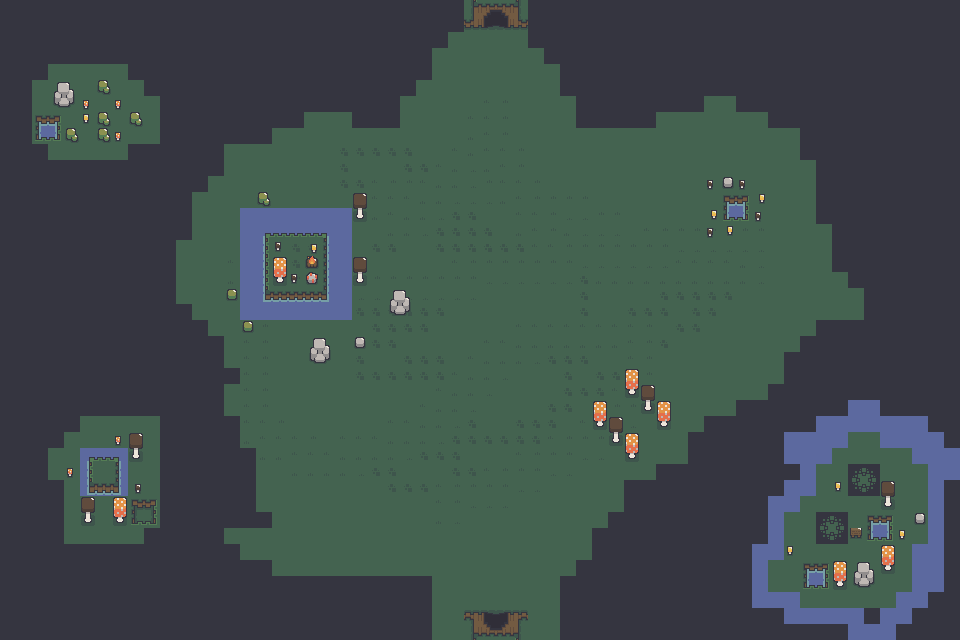

The image is a tile-based game level rendered from a .tmx file. Its description and source (layers, tilesets, objects; grid data summarised) follow:
An orthogonal 60x40 tile map with 16x16 px tiles, 3 tile layers (Background, FirstLayer, SecondLayer), 2 tilesets and 84 objects.

<map version="1.10" tiledversion="git" orientation="orthogonal" renderorder="right-down" width="60" height="40" tilewidth="16" tileheight="16" infinite="0" nextlayerid="6" nextobjectid="117">
 <tileset firstgid="1" source="SwampRessource.tsx" />
 <tileset firstgid="121" source="SwampPng.tsx" />
 <layer id="1" name="Background" width="60" height="40">
  <data>[2400 cells, 2400 non-empty, 1 distinct tile ids]</data>
 </layer>
 <layer id="2" name="FirstLayer" width="60" height="40">
  <data>[2400 cells, 1252 non-empty, 29 distinct tile ids]</data>
 </layer>
 <layer id="3" name="SecondLayer" width="60" height="40">
  <data>[2400 cells, 160 non-empty, 47 distinct tile ids]</data>
 </layer>
 <objectgroup id="5" name="Door">
  <object id="60" x="483.667" y="10" width="25" height="19.6667">
   <properties>
    <property name="door" type="bool" value="true" />
   </properties>
  </object>
 </objectgroup>
 <objectgroup id="4" name="Collision">
  <properties>
   <property name="blocked" type="bool" value="true" />
  </properties>
  <object id="2" x="529" y="1" width="15" height="47">
   <properties>
    <property name="blocked" type="bool" value="true" />
   </properties>
  </object>
  <object id="3" x="544.5" y="48.5" width="16.5" height="15">
   <properties>
    <property name="blocked" type="bool" value="true" />
   </properties>
  </object>
  <object id="4" x="561.5" y="64.5" width="13.5" height="30.5">
   <properties>
    <property name="blocked" type="bool" value="true" />
   </properties>
  </object>
  <object id="5" x="577" y="112.5" width="79" height="14.5">
   <properties>
    <property name="blocked" type="bool" value="true" />
   </properties>
  </object>
  <object id="6" x="577" y="96" width="16.5" height="15">
   <properties>
    <property name="blocked" type="bool" value="true" />
   </properties>
  </object>
  <object id="7" x="656" y="95.5" width="47.5" height="17">
   <properties>
    <property name="blocked" type="bool" value="true" />
   </properties>
  </object>
  <object id="8" x="704.5" y="79" width="31.5" height="17">
   <properties>
    <property name="blocked" type="bool" value="true" />
   </properties>
  </object>
  <object id="9" x="736" y="95" width="31.5" height="16.5">
   <properties>
    <property name="blocked" type="bool" value="true" />
   </properties>
  </object>
  <object id="10" x="769.5" y="112" width="31" height="16">
   <properties>
    <property name="blocked" type="bool" value="true" />
   </properties>
  </object>
  <object id="11" x="801" y="129" width="16" height="31">
   <properties>
    <property name="blocked" type="bool" value="true" />
   </properties>
  </object>
  <object id="12" x="817.5" y="161" width="13.5" height="63.5">
   <properties>
    <property name="blocked" type="bool" value="true" />
   </properties>
  </object>
  <object id="13" x="833" y="224.5" width="15" height="47.5">
   <properties>
    <property name="blocked" type="bool" value="true" />
   </properties>
  </object>
  <object id="14" x="848" y="271.5" width="16" height="16">
   <properties>
    <property name="blocked" type="bool" value="true" />
   </properties>
  </object>
  <object id="15" x="865" y="288.5" width="14" height="30.5" />
  <object id="16" x="817" y="320.5" width="47" height="15.5">
   <properties>
    <property name="blocked" type="bool" value="true" />
   </properties>
  </object>
  <object id="17" x="800.5" y="336" width="16.5" height="17">
   <properties>
    <property name="blocked" type="bool" value="true" />
   </properties>
  </object>
  <object id="18" x="783.5" y="352" width="18" height="32">
   <properties>
    <property name="blocked" type="bool" value="true" />
   </properties>
  </object>
  <object id="19" x="768.5" y="384.5" width="15.5" height="16">
   <properties>
    <property name="blocked" type="bool" value="true" />
   </properties>
  </object>
  <object id="20" x="737" y="400.5" width="48" height="15.5">
   <properties>
    <property name="blocked" type="bool" value="true" />
   </properties>
  </object>
  <object id="21" x="704.5" y="417" width="33" height="14">
   <properties>
    <property name="blocked" type="bool" value="true" />
   </properties>
  </object>
  <object id="22" x="688" y="432.5" width="16.5" height="17.5">
   <properties>
    <property name="blocked" type="bool" value="true" />
   </properties>
  </object>
  <object id="23" x="688.5" y="448.5" width="16" height="18.5">
   <properties>
    <property name="blocked" type="bool" value="true" />
   </properties>
  </object>
  <object id="24" x="656" y="463.5" width="31.5" height="16.5">
   <properties>
    <property name="blocked" type="bool" value="true" />
   </properties>
  </object>
  <object id="25" x="625.5" y="480.5" width="31" height="31.5">
   <properties>
    <property name="blocked" type="bool" value="true" />
   </properties>
  </object>
  <object id="26" x="610" y="513" width="15" height="14.5">
   <properties>
    <property name="blocked" type="bool" value="true" />
   </properties>
  </object>
  <object id="27" x="619" y="522.5">
   <properties>
    <property name="blocked" type="bool" value="true" />
   </properties>
  </object>
  <object id="28" x="593" y="528.5" width="16" height="32.5">
   <properties>
    <property name="blocked" type="bool" value="true" />
   </properties>
  </object>
  <object id="29" x="576" y="560" width="16.5" height="17.5">
   <properties>
    <property name="blocked" type="bool" value="true" />
   </properties>
  </object>
  <object id="30" x="560.5" y="576" width="16.5" height="17.5">
   <properties>
    <property name="blocked" type="bool" value="true" />
   </properties>
  </object>
  <object id="32" x="274" y="577" width="157.5" height="15.5">
   <properties>
    <property name="blocked" type="bool" value="true" />
   </properties>
  </object>
  <object id="33" x="240" y="560.5" width="32" height="15.5">
   <properties>
    <property name="blocked" type="bool" value="true" />
   </properties>
  </object>
  <object id="34" x="224" y="545" width="15.5" height="16">
   <properties>
    <property name="blocked" type="bool" value="true" />
   </properties>
  </object>
  <object id="35" x="206.5" y="529" width="18" height="15">
   <properties>
    <property name="blocked" type="bool" value="true" />
   </properties>
  </object>
  <object id="36" x="224.5" y="512.5" width="48" height="16">
   <properties>
    <property name="blocked" type="bool" value="true" />
   </properties>
  </object>
  <object id="37" x="235" y="448" width="21" height="64">
   <properties>
    <property name="blocked" type="bool" value="true" />
   </properties>
  </object>
  <object id="38" x="223" y="416.5" width="16.5" height="31">
   <properties>
    <property name="blocked" type="bool" value="true" />
   </properties>
  </object>
  <object id="39" x="215" y="369" width="24.5" height="15.5">
   <properties>
    <property name="blocked" type="bool" value="true" />
   </properties>
  </object>
  <object id="40" x="205.5" y="337" width="18.5" height="31.5">
   <properties>
    <property name="blocked" type="bool" value="true" />
   </properties>
  </object>
  <object id="41" x="188.5" y="320.5" width="19.5" height="15.5">
   <properties>
    <property name="blocked" type="bool" value="true" />
   </properties>
  </object>
  <object id="42" x="172.5" y="305" width="18.5" height="14" />
  <object id="43" x="165.5" y="238" width="10.5" height="65.5" />
  <object id="44" x="176" y="191" width="16" height="50" />
  <object id="45" x="193" y="174.5" width="15" height="18">
   <properties>
    <property name="blocked" type="bool" value="true" />
   </properties>
  </object>
  <object id="46" x="203" y="142.5" width="21.5" height="35">
   <properties>
    <property name="blocked" type="bool" value="true" />
   </properties>
  </object>
  </objectgroup>
</map>
<!-- 39 of 84 objects omitted -->
